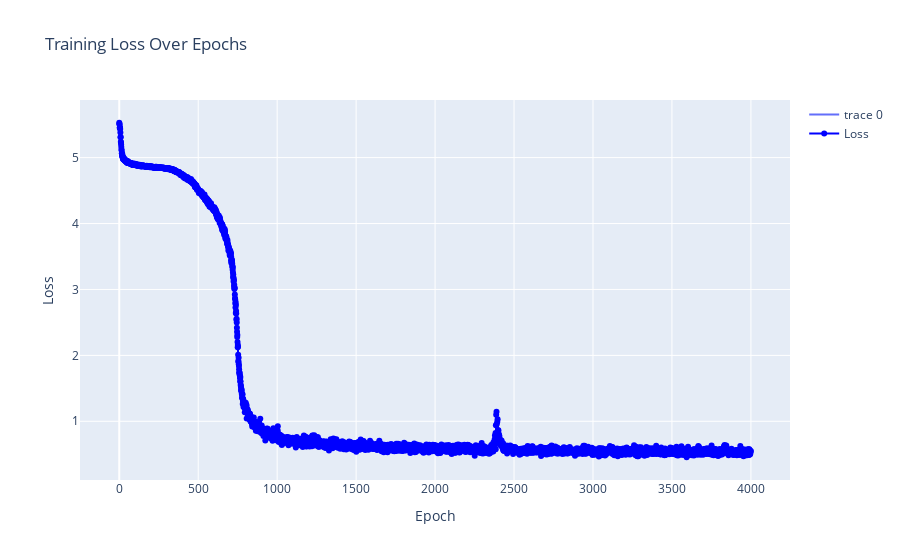

Source (notebook cell):
### Code cell
# Plot the loss curve with plotly library

pyo.init_notebook_mode(connected=True)


fig = go.Figure()
fig.add_trace(go.Scatter(y=losses))
fig.add_trace(go.Scatter(
    x=list(range(len(losses))),
    y=losses,
    mode='lines+markers',
    name='Loss',
    hoverinfo='x+y',
    line=dict(color='blue', width=2)
))

# Add titles and labels
fig.update_layout(
    title='Training Loss Over Epochs',
    xaxis_title='Epoch',
    yaxis_title='Loss',
    hovermode='x unified'
)

# Show the plot
pyo.iplot(fig)

### Figure 1 — Plotly figure (JSON) as saved in the notebook; plotly's stock layout.template omitted (floating-point values rounded to 4 significant figures; data arrays with more than 128 entries replaced by an {"elided": "..."} marker saying what was removed)
{"data": [{"type": "scatter", "y": {"elided": "4000 float values"}}, {"hoverinfo": "x+y", "line": {"color": "blue", "width": 2}, "mode": "lines+markers", "name": "Loss", "type": "scatter", "x": {"elided": "4000 int values"}, "y": {"elided": "4000 float values"}}], "layout": {"hovermode": "x unified", "title": {"text": "Training Loss Over Epochs"}, "xaxis": {"title": {"text": "Epoch"}}, "yaxis": {"title": {"text": "Loss"}}}}
